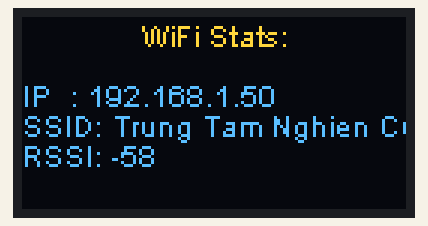
A sketch run on a simulated ESP32. On the bench: 128×64 one-colour display. The OLED is the two-colour kind (top 16 rows yellow); WiFi joins after 1.5 s; servers stay silent unless stated.

Above: at 1.6 s.

The sketch:

rtc_olnine.ino
```cpp
#include<time.h>
#include<WiFi.h>
#include<WiFiUdp.h>
#include<Wire.h>
#include "heltec.h"

#define   NTP_DELAY_COUNT               20
#define   NTP_PACKET_LENGTH             48
#define   TIME_ZONE                     (+7)
#define   UDP_PORT                      4000

char      chBuffer[128];
char      chSSID[] =                      "Trung Tam Nghien Cuu";
char      chPassword[] =                  "Indruino2020" ;
bool      bTimeReceived =                 false;
int       nWifiStatus =                   WL_IDLE_STATUS;
WiFiUDP   Udp;

void setup()
{
    Heltec.begin(true /*DisplayEnable Enable*/, false /*LoRa Enable*/, true /*Serial Enable*/);
    Heltec.display->init();
    Heltec.display->flipScreenVertically();
    Heltec.display->setFont(ArialMT_Plain_10);

    sprintf(chBuffer, "%s", "Connecting to:");
    Heltec.display->drawString(64-(Heltec.display->getStringWidth(chBuffer)/2), 0, chBuffer);
    sprintf(chBuffer, "%s", chSSID);
    Heltec.display->drawString(64-(Heltec.display->getStringWidth(chBuffer)/2), 30, String(chBuffer));
    Heltec.display->display();

    WiFi.begin(chSSID, chPassword);
    while(WiFi.status() != WL_CONNECTED)
    {
        delay(500);
    }

    Heltec.display->clear();
    sprintf(chBuffer, "%s", "WiFi Stats:");
    Heltec.display->drawString(64-(Heltec.display->getStringWidth(chBuffer)/2), 0, chBuffer);

    char  chIp[81];
    WiFi.localIP().toString().toCharArray(chIp, sizeof(chIp) - 1);

    sprintf(chBuffer, "IP  : %s", chIp);
    Heltec.display->drawString(0, 20, chBuffer);

    sprintf(chBuffer, "SSID: %s", chSSID);
    Heltec.display->drawString(0, 30, chBuffer);

    sprintf(chBuffer, "RSSI: %d", WiFi.RSSI());
    Heltec.display->drawString(0, 40, chBuffer);

    Heltec.display->display();
    delay(1000);
    Udp.begin(UDP_PORT);
}

void  loop()
{
  static  int   nNtpDelay = NTP_DELAY_COUNT;
  static  byte  chNtpPacket[NTP_PACKET_LENGTH];

  if(bTimeReceived == false)
  {
     // Have yet to receive time from the ntp server, update delay counter.

      nNtpDelay += 1;

      // Check for time to send ntp request.

      if(nNtpDelay >= NTP_DELAY_COUNT)
      {
          // Time to send ntp request, reset delay.

          nNtpDelay = 0;

                memset(chNtpPacket, 0, NTP_PACKET_LENGTH);

                chNtpPacket[0]  = 0b00011011;

            // Send the ntp packet.

            IPAddress ipNtpServer(129, 6, 15, 28);
            Udp.beginPacket(ipNtpServer, 123);
            Udp.write(chNtpPacket, NTP_PACKET_LENGTH);
            Udp.endPacket();
      }

      // Check for time to check for server response.

      if(nNtpDelay == (NTP_DELAY_COUNT - 1))
      {
          // Time to check for a server response.

          if(Udp.parsePacket())
          {
              // Server responded, read the packet.

              Udp.read(chNtpPacket, NTP_PACKET_LENGTH);

              // Obtain the time from the packet, convert to Unix time, and adjust for the time zone.

              struct  timeval tvTimeValue = {0, 0};

              tvTimeValue.tv_sec = ((unsigned long)chNtpPacket[40] << 24) +       // bits 24 through 31 of ntp time
                                   ((unsigned long)chNtpPacket[41] << 16) +       // bits 16 through 23 of ntp time
                                   ((unsigned long)chNtpPacket[42] <<  8) +       // bits  8 through 15 of ntp time
                                   ((unsigned long)chNtpPacket[43]) -             // bits  0 through  7 of ntp time
                                   (((70UL * 365UL) + 17UL) * 86400UL) +          // ntp to unix conversion
                                   (TIME_ZONE * 3600UL) +                         // time zone adjustment
                                   (5);                                           // transport delay fudge factor

              // Set the ESP32 rtc.

              settimeofday(& tvTimeValue, NULL);

              // Time has been received.

              bTimeReceived = true;

              struct tm * tmPointer = localtime(& tvTimeValue.tv_sec);
              strftime (chBuffer, sizeof(chBuffer), "%a, %d %b %Y %H:%M:%S",  tmPointer);
              WiFi.mode(WIFI_OFF);
          }
          else
          {
          }
      }
  }

  if(bTimeReceived)
  {
      struct  timeval tvTimeValue;
      gettimeofday(& tvTimeValue, NULL);

      struct tm * tmPointer = localtime(& tvTimeValue.tv_sec);

      strftime(chBuffer, sizeof(chBuffer), "%I:%M:%S",  tmPointer);
      Heltec.display->clear();
      Heltec.display->drawString(64-(Heltec.display->getStringWidth(chBuffer)/2), 30, String(chBuffer));
      Heltec.display->display();
  }
}
```
